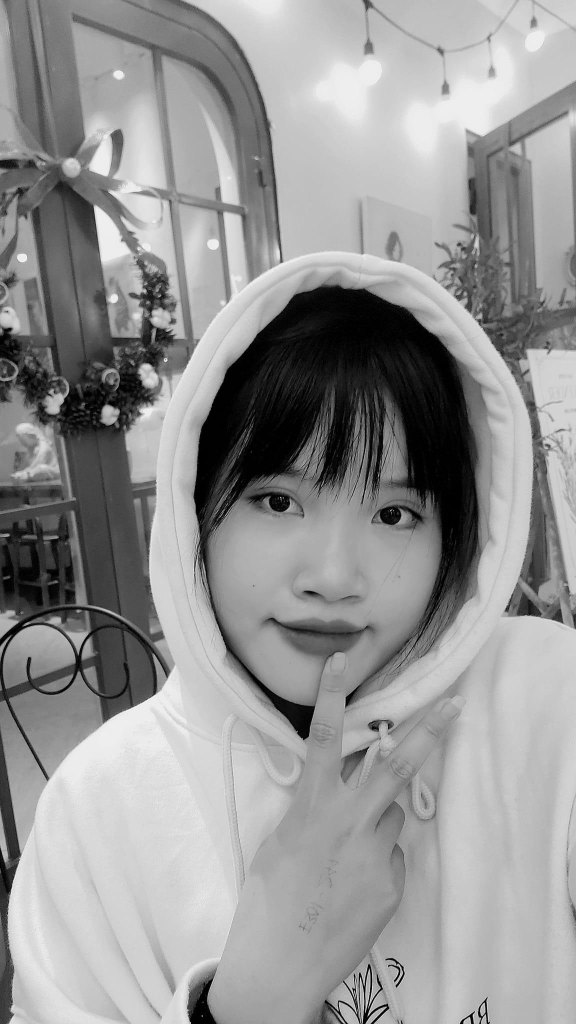
#> input picture Tut01/grayscale.jpg, 1152 x 2048 px (shown at 1/2 size)
$ python crop.py
#> lines starting #> are read from the running program, lines starting #| are printed output that depends on the picture
from PIL import Image

# Open the image file
image = Image.open('grayscale.jpg')
#> image is the input picture: PIL image 1152x2048 L; min 0, max 255, mean 148.9

# Define the area to crop
left = 100
upper = 50
right = 400
lower = 350

# Crop the image
image = image.crop((left, upper, right, lower))
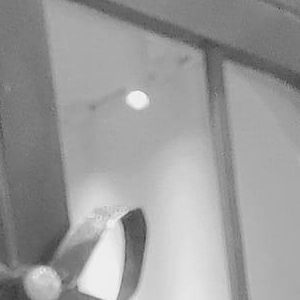
#> image: PIL image 300x300 L; min 56, max 255, mean 156

# Display the cropped image
image.show()
